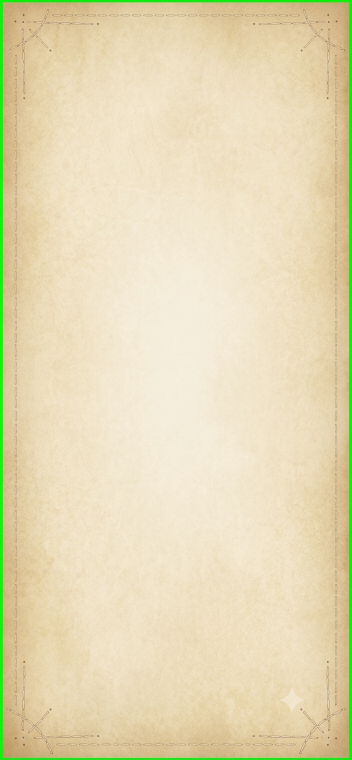
#> input picture assets-src/bg_main.png, 704 x 1520 px, found by its file name (shown at 1/2 size); its folder holds only this picture in this run
$ python process-assets.py
#> lines starting #> are read from the running program, lines starting #| are printed output that depends on the picture; after the words box and inside, x2 and y2 are one past the last pixel; in counts of white or black regions, pixels touching at a corner belong together
# assets-src の生成PNGを 透過化(緑背景アンミックス) + トリム + リサイズ して
# public/mock/assets/ へ出力する
import sys
import numpy as np
from PIL import Image
from pathlib import Path

SRC = Path(r"E:\dev\dq10-saihou-simulator\assets-src")
OUT = Path(r"E:\dev\dq10-saihou-simulator\public\mock\assets")

# id: (target_w, target_h)  — §4.4 の作成px(@2x)
PARTS = {
    "bg_main": (860, 1864),
    "panel_window": (384, 384),          # 結果窓の表示幅28px(56dev px)に耐えるよう角96で拡大採用
    # 2026-07-12: 128→512に拡大(スライス96・表示16px)。128では9-slice中面が80pxしかなく、
    # グリッド内側へ3〜4倍に引き伸ばされて布の斜め織りが消えていた(実機レビューA案+C案)
    "panel_grid_normal": (512, 512),
    "panel_grid_regen": (512, 512),
    "panel_grid_rainbow": (512, 512),
    "panel_grid_light": (512, 512),
    "cell": (176, 116),
    "cell_shitsuke": (176, 116),
    "cell_glow": (176, 116),
    "cell_shitsuke_glow": (176, 116),
    "cell_ol_target": (176, 116),
    # ※9-slice対象(btn_skill/finish/undo/primary/secondary, chip)は幅None=縦横比保持
    #   (border-image で伸縮するため元のARを保つ方が装飾が歪まない)
    "badge_trait_regen": (30, 30),
    "badge_trait_rain_half": (30, 30),
    "badge_trait_rain_crit": (30, 30),
    "badge_trait_light": (30, 30),
    "badge_sparkle": (30, 30),
    "btn_header_normal": (152, 80),
    "btn_header_pressed": (152, 80),
    "btn_skill_normal": (None, 88),
    "btn_skill_pressed": (None, 88),
    "btn_skill_selected": (None, 88),
    "btn_skill_disabled": (None, 88),
    "btn_finish_normal": (None, 88),
    "btn_finish_pressed": (None, 88),
    # btn_undo_* は btn_step_* に置換済みのため廃止(2026-07-11。原本は assets-src/ に残置)
    "btn_step_undo_normal": (88, 88),
    "btn_step_undo_pressed": (88, 88),
    "btn_step_undo_disabled": (88, 88),
    "btn_step_redo_normal": (88, 88),
    "btn_step_redo_pressed": (88, 88),
    "btn_step_redo_disabled": (88, 88),
    "btn_primary_normal": (None, 104),
    "btn_primary_pressed": (None, 104),
    "btn_primary_disabled": (None, 104),
    # 9-slice で横に伸ばすため、生成物の縦横比を保って高さ基準で出力(幅は None=自動)
    "btn_secondary_normal": (None, 92),
    "btn_secondary_pressed": (None, 92),
    "chip_on": (None, 64),
    "chip_off": (None, 64),
    # badge_cloth_* は実装側描画(SVG/CSS)に戻したため廃止(2026-07-10)
    "star_result_on": (80, 80),
    "star_result_off": (80, 80),
    "plate_crit": (120, 48),
    "icon_power": (116, 64),
    "label_power": (136, 48),   # 必殺チャージ時用(光沢あり)として継続
    "label_power_normal": (136, 48),  # 非チャージ時用(光沢控えめ。ユーザー生成待ち 2026-07-12)
}
# fx_hissatsu は黒背景コマ連番のため対象外(演出実装時に別処理)

T = 90.0  # 背景色からのRGB距離がこの値でアルファ1になる

# 広い発光減衰を持つパーツ: 全域クロマαで抜く(fg に緑成分を含まないことが前提)
GLOW_PARTS = {"star_result_on", "star_result_off", "badge_sparkle"}
# 白リム外周の落ち影が緑背景と混色し半透明の緑被りが残るパーツ: アンミックス後にGをクランプして中和
SHADOW_CLAMP_PARTS = {"btn_skill_selected"}
# ビネット/焼き込み影で緑背景の明度が不均一なパーツ: 背景色とのRGB距離(絶対値)ではなく
# 色味比率(greenness = 緑超過量 / 最大チャンネル値)で背景判定する。greenness は明度が
# 落ちても(R,B が0のまま暗くなるだけなら)ほぼ不変なので、コーナーのモヤや残存する
# 生の緑画素を確実に検出できる。この12点は素材上に正当な緑色が存在しない前提。
GREEN_WIPE_PARTS = {
    "cell", "cell_shitsuke", "cell_glow", "cell_shitsuke_glow", "cell_ol_target",
    "btn_skill_normal", "btn_skill_pressed", "btn_skill_selected", "btn_skill_disabled",
    "btn_finish_normal", "btn_finish_pressed", "icon_power",
    # 2026-07-11 追加: いずれも正当な緑を含まない(生成り/金/紺)
    "btn_step_undo_normal", "btn_step_undo_pressed", "btn_step_undo_disabled",
    "btn_step_redo_normal", "btn_step_redo_pressed", "btn_step_redo_disabled",
    "chip_on", "chip_off",
    # 2026-07-12 追加: 金/ベージュのプレートで正当な緑なし(normal は焼き込みシャドウ×緑背景の
    # 混色が右下境界に残った実機指摘への対処。label_power も同種のため予防的に追加)
    "label_power", "label_power_normal",
}
GREEN_HI = 0.35  # これを超えたら確実に背景 → α=0(solid判定・侵食保護より優先)
GREEN_LO = 0.12  # これ以下は前景 → 既存のdist/erosionロジックに委ねる(中間はAA帯として半透明処理)
# 生成時に全周へ焼き込まれた純白アウトライン(最外周1px・四隅では弧沿いに2px幅)を持つパーツ:
# 透明領域に接する「ほぼ無彩色の白」(unmix後RGBで min>=180 かつ max-min<=50)を外周から
# 連鎖的に剥離して α=0 にする。内側の装飾ハイライト(金色系=彩度あり)で連鎖が止まるため
# 本体には及ばない。btn_header は最外周が暗色のため対象外。
WHITE_RIM_PARTS = {
    "btn_skill_normal", "btn_skill_pressed", "btn_skill_selected", "btn_skill_disabled",
    "btn_finish_normal", "btn_finish_pressed",
}
# 正円ボタン: 円の上下端・左右端は行/列の被覆率が薄く、標準しきい値(15%)のトリムでは
# 縁が切れて非正方形クロップ→88×88圧縮で楕円化する。低しきい値でトリムし、
# 中心維持の正方形+マージン(片側4%)で切り出して真円と縁の完全性を保つ
ROUND_PARTS = {
    "btn_step_undo_normal", "btn_step_undo_pressed", "btn_step_undo_disabled",
    "btn_step_redo_normal", "btn_step_redo_pressed", "btn_step_redo_disabled",
}
# 布グリッド枠: 外周(画像端)に純緑背景のヘイズ(半透明の緑被り)が残るため、出力解像度で
# 「画像端に連結した緑味画素」(greenness>0.25)を連鎖除去する。
GREEN_EDGE_PARTS = {"panel_grid_normal", "panel_grid_light", "panel_grid_rainbow"}
# panel_grid_regen は枠自体が正当な緑のため、通常閾値では枠を侵食する。512px出力の実測では
# 枠本体の明るい緑(G>=140 かつ greenness>0.40)は帯域外に0のため、「明るい純緑」のみ除去する
# (2026-07-12。透過色を変えた再生成は不要と判断)
GREEN_EDGE_STRICT_PARTS = {"panel_grid_regen"}
# 出力の余白詰め: ソースに焼き込みシャドウ等があるとトリムがそれを含み、透過後に
# 非対称の透明帯が残って 100%伸縮表示でプレートが偏る。αバウンディングボックスへ
# 再クロップして目標サイズに再リサイズする(label_power_normal: 右12px・下8pxの帯。2026-07-12)
FIT_PARTS = {"label_power_normal"}
# 縁の切り込み: 一枚絵の単純伸縮+CSS角丸で表示するパーツは、シルエットのAAリング
# (アンミックス失敗の混色)と透明マージンを切り落とし、画像本体が端まで達する
# 完全不透明の一枚絵にする(縁の直線・角丸はブラウザ描画に移管。2026-07-12 実機レビュー:
# 「クリップ線→透明数px→混色1px→画像」の層が視認された問題への対処)
EDGE_CROP_PARTS = {"panel_grid_normal", "panel_grid_regen", "panel_grid_rainbow", "panel_grid_light"}
# 左右反転で生成するパーツ: 値のIDの原本を水平反転して処理する。
# (redo を生成AIで左右反転させると意図しない差異が入るため、プログラムで鏡像を作る)
MIRROR_SRC = {
    "btn_step_redo_normal": "btn_step_undo_normal",
    "btn_step_redo_pressed": "btn_step_undo_pressed",
    "btn_step_redo_disabled": "btn_step_undo_disabled",
}

def process(name, tw, th):
#> called with name = 'bg_main', tw = 860, th = 1864
    src_img = Image.open(SRC / f"{MIRROR_SRC.get(name, name)}.png").convert("RGB")
    if name in MIRROR_SRC:
        src_img = src_img.transpose(Image.FLIP_LEFT_RIGHT)
    img = np.asarray(src_img).astype(np.float32)
    h, w, _ = img.shape
    # 背景色 = 外周1pxの中央値
    border = np.concatenate([img[0], img[-1], img[:, 0], img[:, -1]])
    bg = np.median(border, axis=0)
#> bg = [10, 244, 11]
    # 背景キーの判別: 緑(#00FF00系)またはマゼンタ(#FF00FF系)。緑を含む素材(緑枠の
    # panel_grid_regen 等)はマゼンタ背景で生成する運用(2026-07-12)。緑専用の追加処理
    # (GREEN_WIPE / GREEN_EDGE)は背景が緑のときのみ適用する
    bg_is_green = (bg[1] - max(bg[0], bg[2])) > 40.0
#> bg_is_green = True
    dist = np.sqrt(((img - bg) ** 2).sum(axis=2))
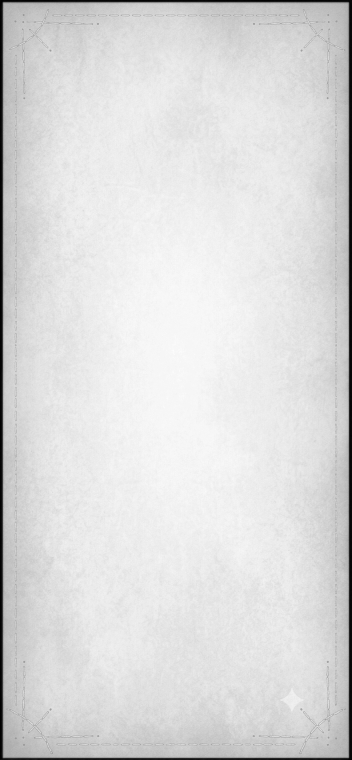
#> dist: shape (1520, 704) float32 (shown at 1/2 size); min 1, max 323.6, mean 279.3; drawn with min black and max white
    solid = dist > 25.0
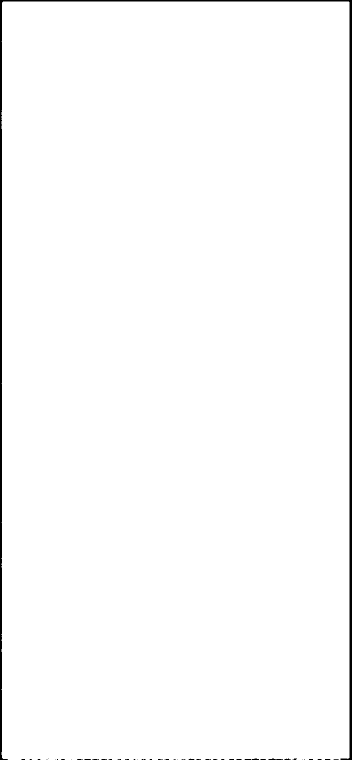
#> solid: shape (1520, 704) bool (shown at 1/2 size); 98.5% white; 48 black regions (36 under 20 px), largest, box (x1, y1, x2, y2) and area: (0, 0, 704, 1520) 15790, (537, 1517, 566, 1520) 58, (503, 1517, 518, 1520) 34
    # 3px 侵食した確実な内部は α=1(背景と同系色の布地等を保護)
    er = solid.copy()
    for dy in (-3, -2, -1, 0, 1, 2, 3):
        for dx in (-3, -2, -1, 0, 1, 2, 3):
            er &= np.roll(np.roll(solid, dy, 0), dx, 1)
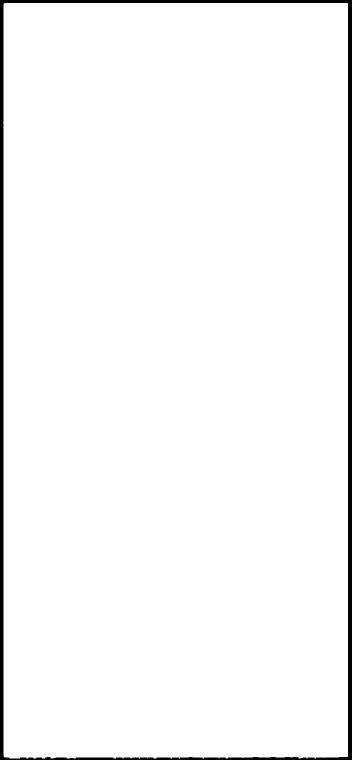
#> er: shape (1520, 704) bool (shown at 1/2 size); 97.2% white; 1 black region, box (x1, y1, x2, y2) and area: (0, 0, 704, 1520) 30248
    # 境界・グロー帯は背景キーの色過剰から α を推定(混色の unmix 用)
    # 緑: G - max(R,B) / マゼンタ: min(R,B) - G
    if bg_is_green:
        g_ex = img[..., 1] - np.maximum(img[..., 0], img[..., 2])
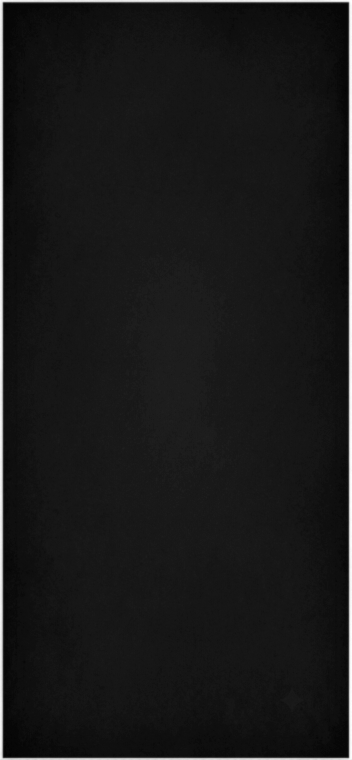
#> g_ex: shape (1520, 704) float32 (shown at 1/2 size); min -40, max 247, mean -11; drawn with min black and max white
        bg_ex = max(bg[1] - max(bg[0], bg[2]), 1.0)
#> bg_ex = 233
    else:
        g_ex = np.minimum(img[..., 0], img[..., 2]) - img[..., 1]
        bg_ex = max(min(bg[0], bg[2]) - bg[1], 1.0)
    alpha_chroma = np.clip(1.0 - g_ex / bg_ex, 0.0, 1.0)
    if name in GLOW_PARTS:
        alpha = np.where(dist > 15.0, alpha_chroma, 0.0)
    elif name in GREEN_WIPE_PARTS and bg_is_green:
        maxc = np.maximum(np.maximum(img[..., 0], img[..., 1]), img[..., 2])
        greenness = g_ex / np.maximum(maxc, 1.0)
        bg_maxc = max(bg[0], bg[1], bg[2])
        bg_greenness = max((bg[1] - max(bg[0], bg[2])) / max(bg_maxc, 1.0), 0.05)
        # 中間帯(AA境界)用: 明度非依存の比率でクロマαを再計算(影で暗くなっても破綻しない)
        alpha_chroma_g = np.clip(1.0 - greenness / bg_greenness, 0.0, 1.0)
        alpha = np.where(
            greenness > GREEN_HI, 0.0,
            np.where(
                greenness > GREEN_LO, alpha_chroma_g,
                np.where(er, 1.0, np.where(dist > 20.0, alpha_chroma, 0.0)),
            ),
        )
    else:
        alpha = np.where(er, 1.0, np.where(dist > 20.0, alpha_chroma, 0.0))
    # アンミックス: pixel = fg*a + bg*(1-a) → fg = (pixel - bg*(1-a)) / a
    a3 = alpha[..., None]
    with np.errstate(divide="ignore", invalid="ignore"):
        fg = np.where(a3 > 0.003, (img - bg * (1.0 - a3)) / np.maximum(a3, 0.003), 0.0)
    fg = np.clip(fg, 0, 255)
    if name in SHADOW_CLAMP_PARTS:
        # 白リム外周の落ち影は、緑背景を暗くしただけの色(なお緑相が強い)が dist>25 の
        # solid 判定+3px侵食で「確実な不透明前景」に分類されてしまい、alpha=1 のまま生の
        # 画素値(緑被りを含む)がそのまま fg に通ってしまう。そのため低α画素限定ではなく
        # 全画素で G <= max(R,B) にクランプする(金プレート本体は実測で R,B >= G のため無害)。
        g_clamped = np.minimum(fg[..., 1], np.maximum(fg[..., 0], fg[..., 2]))
        fg[..., 1] = g_clamped
    if name in WHITE_RIM_PARTS:
        minc = np.minimum(np.minimum(fg[..., 0], fg[..., 1]), fg[..., 2])
        maxc_fg = np.maximum(np.maximum(fg[..., 0], fg[..., 1]), fg[..., 2])
        whiteish = (minc >= 180.0) & (maxc_fg - minc <= 50.0) & (alpha > 0.03)
        if name == "btn_skill_pressed":
            # 押下状態のみリムが暗いグレー(~145)に落ちて白判定に掛からないため、
            # 中明度の完全無彩色グレーも対象に加える。本体は紺(B優勢)で連鎖しない。
            # ※disabled はグレーアウト本体が無彩色のためこの条項を適用してはならない。
            whiteish |= (minc >= 90.0) & (maxc_fg - minc <= 20.0) & (alpha > 0.03)
        transparent = alpha <= 0.03

        def neigh(m):
            return (np.roll(m, 1, 0) | np.roll(m, -1, 0)
                    | np.roll(m, 1, 1) | np.roll(m, -1, 1))

        rim = whiteish & neigh(transparent)
        for _ in range(64):
            grown = whiteish & neigh(rim | transparent)
            if not (grown & ~rim).any():
                break
            rim |= grown
        alpha[rim] = 0.0
        print(f"  white rim peeled: {int(rim.sum())} px")
    # トリム: 行/列の被覆率がしきい値以上の範囲を外接矩形とする
    mask = alpha > 0.03
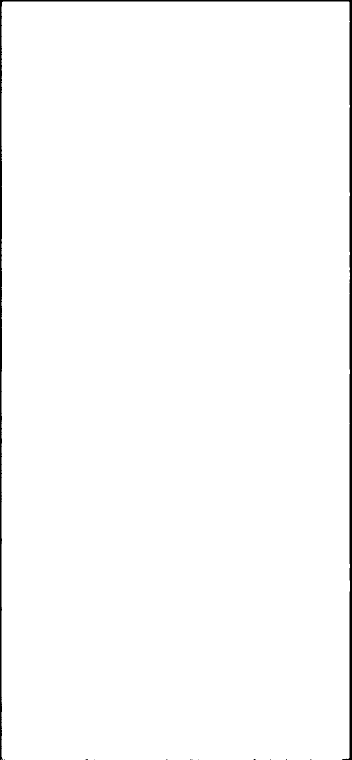
#> mask: shape (1520, 704) bool (shown at 1/2 size); 98.6% white; 13 black regions (12 under 20 px), largest, box (x1, y1, x2, y2) and area: (0, 0, 704, 1520) 14735
    if name in GLOW_PARTS:
        # 右下のウォーターマーク(✦)を除外してから被覆率を計算し、星の細い先端等を切り落とさないよう低しきい値にする
        wm = np.zeros_like(mask)
        wm[int(0.80 * h):, int(0.80 * w):] = True
        # 被覆率計算だけでなく実データからも消しておく(正方形化で拡張したクロップに
        # ✦の断片が低α画素として入り込まないようにする)
        alpha[wm] = 0.0
        mask &= ~wm
        mask_for_trim = mask
        cov_thresh = 0.005
    elif name in ROUND_PARTS:
        mask_for_trim = mask
        cov_thresh = 0.02
    else:
        mask_for_trim = mask
        cov_thresh = 0.15
    rowfrac = mask_for_trim.mean(axis=1)
#> rowfrac = 1520 values, max 0.99 at index 42, min 0 at index 0, mean 0.986
    colfrac = mask_for_trim.mean(axis=0)
#> colfrac = 704 values, max 0.998 at index 6, min 0 at index 0, mean 0.986
    rows = np.where(rowfrac > cov_thresh)[0]
#> rows = 1517 values from 3 to 1519
    cols = np.where(colfrac > cov_thresh)[0]
#> cols = 696 values from 3 to 698
    y0, y1, x0, x1 = rows.min(), rows.max() + 1, cols.min(), cols.max() + 1
#> y0 = 3; y1 = 1520; x0 = 3; x1 = 699
    # パネル類は正方形前提: 下側に落ち影が混入するため、幅を基準に上端から正方形で切る
    if name.startswith(("panel_window", "panel_grid")):
        y1 = min(y0 + (x1 - x0), h)
    # 発光パーツ・正円ボタンは正円/正方形が前提: トリム後の外接矩形を中心維持で正方形に
    # 拡張する(画像端でクリップ)。正円ボタンは縁が切れないよう片側4%のマージンも付ける
    if name in GLOW_PARTS or name in ROUND_PARTS:
        cy = (y0 + y1) / 2.0
        cx = (x0 + x1) / 2.0
        side = max(y1 - y0, x1 - x0)
        if name in ROUND_PARTS:
            side = int(round(side * 1.08))
        ny0 = int(round(cy - side / 2.0))
        nx0 = int(round(cx - side / 2.0))
        ny1 = ny0 + side
        nx1 = nx0 + side
        if ny0 < 0:
            ny1 -= ny0
            ny0 = 0
        if ny1 > h:
            ny0 -= (ny1 - h)
            ny1 = h
            ny0 = max(ny0, 0)
        if nx0 < 0:
            nx1 -= nx0
            nx0 = 0
        if nx1 > w:
            nx0 -= (nx1 - w)
            nx1 = w
            nx0 = max(nx0, 0)
        y0, y1, x0, x1 = ny0, ny1, nx0, nx1
    # 事前乗算アルファでリサイズ(縁のフリンジ防止)
    premul = np.dstack([fg * a3[..., 0][..., None] / 1.0, alpha * 255.0]).astype(np.uint8)[y0:y1, x0:x1]
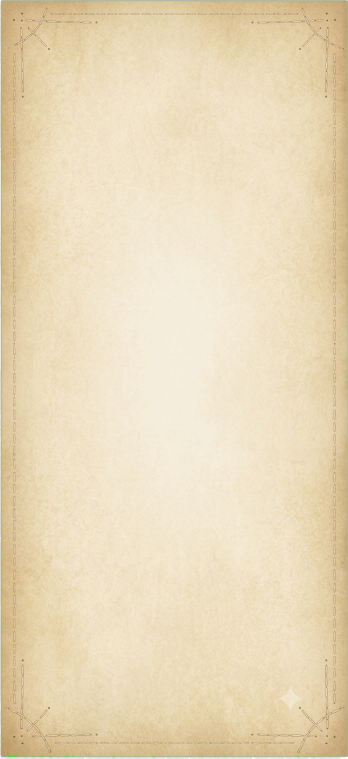
#> premul: shape (1517, 696, 4) (shown at 1/2 size); mean of channels 0, 1, 2, 3 231.6, 215.5, 183.1, 253; transparent parts drawn white
    ar_src = (x1 - x0) / (y1 - y0)
#> ar_src = 0.459
    if tw is None:
        tw = round(th * ar_src)
    resized = np.asarray(Image.fromarray(premul, "RGBA").resize((tw, th), Image.LANCZOS)).astype(np.float32)
    ra = resized[..., 3:4] / 255.0
    rgb = np.clip(resized[..., :3] / np.maximum(ra, 1e-3), 0, 255)
    out_arr = np.dstack([rgb, resized[..., 3]]).astype(np.uint8)
    if name in WHITE_RIM_PARTS:
        # 出力解像度での仕上げハロー除去: ソース段階の剥離は列ごとに停止位置が揺れ、
        # LANCZOS縮小がその取り残しを外周へ半透明の白/明灰として滲ませる。@2x表示では
        # 9-sliceコーナーがほぼ等倍で描画されるため、紺縁の外側の明るい画素は1個でも視認される。
        # 透明領域(画像外含む)に接する明るい無彩色画素を最終画素で連鎖除去する。
        o = out_arr.astype(np.float32)
        oa = o[..., 3] / 255.0
        ominc = o[..., :3].min(axis=2)
        omaxc = o[..., :3].max(axis=2)
        if name == "btn_skill_selected":
            # 選択(金)ボタンは縁自体が明るいクリーム〜金(max-minが50以上の暖色)のため、
            # 純白寄りに加え「明るい完全無彩色」(下辺に残る影混じりの白リム: 実測(199,198,188))
            # だけを対象にし、暖色の縁は残す
            bright = (((ominc >= 200.0) & (omaxc - ominc <= 45.0))
                      | ((ominc >= 150.0) & (omaxc - ominc <= 25.0)))
        else:
            bright = (ominc >= 150.0) & (omaxc - ominc <= 80.0)
        bright &= oa > 0.0

        def neigh_pad(m, fill):
            p = np.pad(m, 1, constant_values=fill)
            return p[:-2, 1:-1] | p[2:, 1:-1] | p[1:-1, :-2] | p[1:-1, 2:]

        transparent_o = oa <= 0.03
        halo = bright & neigh_pad(transparent_o, True)  # 画像外は透明扱い
        for _ in range(32):
            grown = bright & neigh_pad(halo | transparent_o, True)
            if not (grown & ~halo).any():
                break
            halo |= grown
        out_arr[halo, 3] = 0
        print(f"  output halo removed: {int(halo.sum())} px")
    if name in GREEN_EDGE_PARTS or name in GREEN_EDGE_STRICT_PARTS:
        # 外周のキー色ヘイズ除去(帯域方式。2026-07-12 連結方式から変更): アンミックス失敗の
        # コンタミはシルエット境界の現象なので「透明領域(画像外含む)から6px以内の帯域」×
        # 「キー色条件」で除去する(連結方式は帯が透明リングで浮くと取り逃す。512px出力で実測)。
        # 緑キー: greenness>0.25 / regen(緑枠)のみ明るい純緑(G>=140かつ>0.40)に限定。
        # マゼンタキー: magentaness>0.25(枠色と衝突しないため限定条件は不要。正しく
        # アンミックスされた縁のAAはRGBが枠色に復元されており対象にならない)
        o = out_arr.astype(np.float32)
        oa = o[..., 3] / 255.0
        omaxc = o[..., :3].max(axis=2)
        if bg_is_green:
            gx = o[..., 1] - np.maximum(o[..., 0], o[..., 2])
            gness = gx / np.maximum(omaxc, 1)
            if name in GREEN_EDGE_STRICT_PARTS:
                greenish = (o[..., 1] >= 140.0) & (gness > 0.40) & (oa > 0.0)
            else:
                greenish = (gness > 0.25) & (oa > 0.0)
        else:
            mness = (np.minimum(o[..., 0], o[..., 2]) - o[..., 1]) / np.maximum(omaxc, 1)
            greenish = (mness > 0.25) & (oa > 0.0)

        def neigh_pad_g(m, fill):
            p = np.pad(m, 1, constant_values=fill)
            return p[:-2, 1:-1] | p[2:, 1:-1] | p[1:-1, :-2] | p[1:-1, 2:]

        transparent_g = oa <= 0.03
        band = transparent_g.copy()
        for _ in range(6):
            band |= neigh_pad_g(band, True)  # 画像外は透明扱い
        kill = greenish & band & ~transparent_g
        out_arr[kill, 3] = 0
        print(f"  green edge removed: {int(kill.sum())} px")
    # アルファブリード: 透明画素(α=0)のRGBを最近傍の不透明色で埋める。
    # 事前乗算リサイズの逆算(premul/α)は α≈0 でノイズが増幅されて透明画素に白系の
    # ゴミRGBが残り、ブラウザが border-image を端末解像度へ再補間する際に
    # straight-alpha 補間だと「透明白×不透明紺」の中間=白フリンジが縁に出る。
    # 透明画素のRGBを縁の色で埋めておけば補間結果は縁色に収束する。
    # 「色が信頼できる画素」= α≥10/255。それ未満(除算増幅でRGBがノイズ化した極低α画素を含む)は
    # すべてRGBを塗り替える側に回す
    rgbf = out_arr[..., :3].astype(np.float32)
    filled = out_arr[..., 3] >= 10
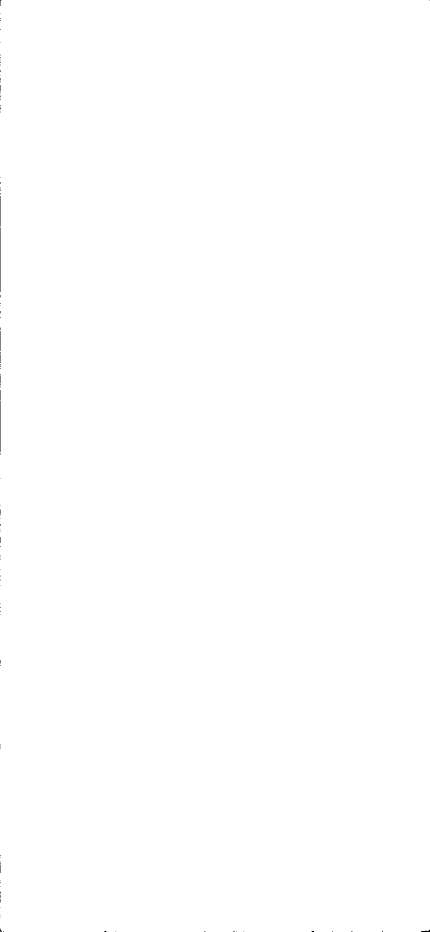
#> filled: shape (1864, 860) bool (shown at 1/2 size); 100% white; black in thin lines or dots
    rgbf[~filled] = 0.0
    for _ in range(64):
        if filled.all():
            break
        fp = np.pad(filled, 1)
        cp = np.pad(rgbf, ((1, 1), (1, 1), (0, 0)))
        cnt = np.zeros(filled.shape, np.float32)
        acc = np.zeros(rgbf.shape, np.float32)
        for dy, dx in ((-1, 0), (1, 0), (0, -1), (0, 1)):
            nf = fp[1 + dy:fp.shape[0] - 1 + dy, 1 + dx:fp.shape[1] - 1 + dx]
            nc = cp[1 + dy:cp.shape[0] - 1 + dy, 1 + dx:cp.shape[1] - 1 + dx]
            cnt += nf
            acc += nc * nf[..., None]
        grow = (~filled) & (cnt > 0)
        if not grow.any():
            break
        rgbf[grow] = acc[grow] / cnt[grow][..., None]
        filled |= grow
#> (the rest of the program and of its run is left out)
